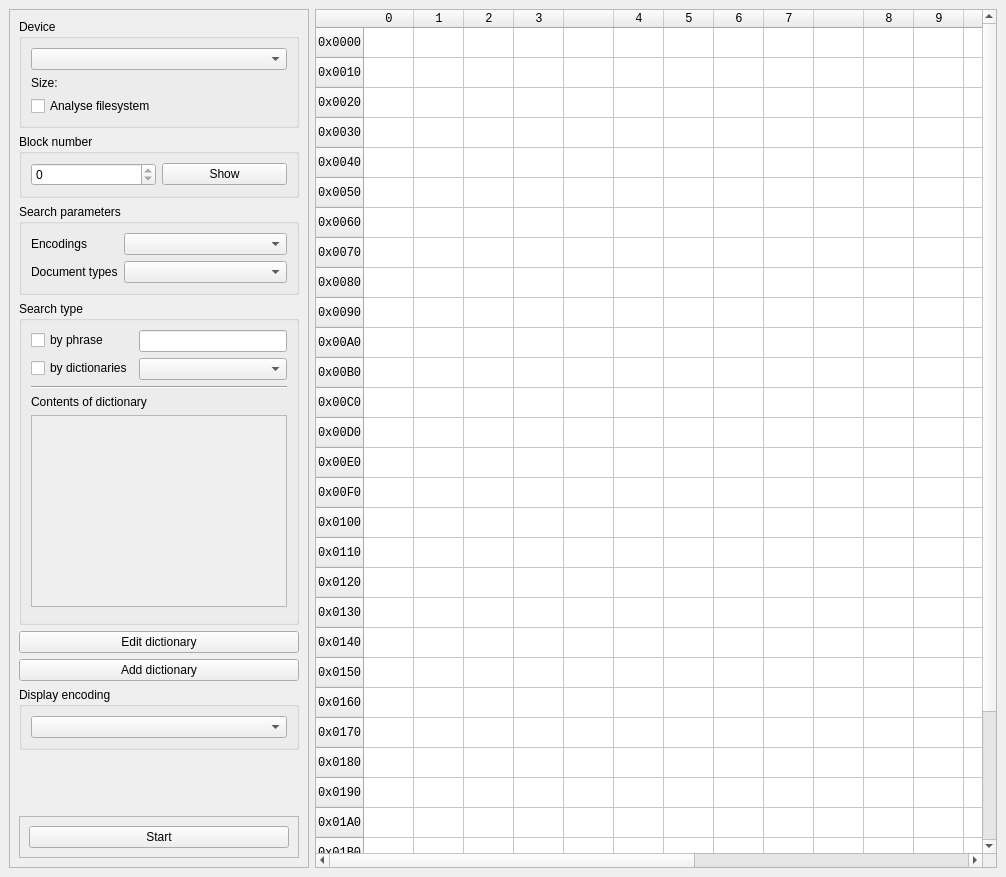
<?xml version="1.0" encoding="UTF-8"?>
<ui version="4.0">
 <class>MainWindow</class>
 <widget class="QMainWindow" name="MainWindow">
  <property name="geometry">
   <rect>
    <x>0</x>
    <y>0</y>
    <width>1006</width>
    <height>877</height>
   </rect>
  </property>
  <property name="windowTitle">
   <string>Diskfind</string>
  </property>
  <widget class="QWidget" name="centralwidget">
   <layout class="QHBoxLayout" name="horizontalLayout_4">
    <item>
     <widget class="QFrame" name="frame_2">
      <property name="sizePolicy">
       <sizepolicy hsizetype="Preferred" vsizetype="Preferred">
        <horstretch>0</horstretch>
        <verstretch>0</verstretch>
       </sizepolicy>
      </property>
      <property name="maximumSize">
       <size>
        <width>16777215</width>
        <height>16777215</height>
       </size>
      </property>
      <property name="frameShape">
       <enum>QFrame::StyledPanel</enum>
      </property>
      <property name="frameShadow">
       <enum>QFrame::Raised</enum>
      </property>
      <layout class="QVBoxLayout" name="verticalLayout_4">
       <item>
        <widget class="QGroupBox" name="groupBox">
         <property name="title">
          <string>Device</string>
         </property>
         <layout class="QVBoxLayout" name="verticalLayout">
          <item>
           <widget class="DevComboBox" name="devSelectCombo"/>
          </item>
          <item>
           <layout class="QHBoxLayout" name="horizontalLayout">
            <item>
             <widget class="QLabel" name="label">
              <property name="text">
               <string>Size:</string>
              </property>
             </widget>
            </item>
            <item>
             <widget class="QLabel" name="devSizeLabel">
              <property name="text">
               <string/>
              </property>
             </widget>
            </item>
           </layout>
          </item>
          <item>
           <widget class="QCheckBox" name="analyseFS">
            <property name="toolTip">
             <string>Tries to retrieve file path to file with searched text.
This option can SIGNIFICANTLY slowdown searching process on large disks.</string>
            </property>
            <property name="text">
             <string>Analyse filesystem</string>
            </property>
           </widget>
          </item>
         </layout>
        </widget>
       </item>
       <item>
        <widget class="QGroupBox" name="groupBox_2">
         <property name="title">
          <string>Block number</string>
         </property>
         <layout class="QHBoxLayout" name="horizontalLayout_2">
          <item>
           <widget class="QSpinBox" name="sectorNumberSpin">
            <property name="minimum">
             <number>0</number>
            </property>
            <property name="maximum">
             <number>0</number>
            </property>
            <property name="value">
             <number>0</number>
            </property>
           </widget>
          </item>
          <item>
           <widget class="QPushButton" name="showSectorButton">
            <property name="text">
             <string>Show</string>
            </property>
           </widget>
          </item>
         </layout>
        </widget>
       </item>
       <item>
        <widget class="QGroupBox" name="groupBox_4">
         <property name="title">
          <string>Search parameters</string>
         </property>
         <layout class="QVBoxLayout" name="verticalLayout_5">
          <item>
           <layout class="QFormLayout" name="formLayout_4">
            <item row="0" column="1">
             <widget class="CheckBoxList" name="cbxEncodings"/>
            </item>
            <item row="0" column="0">
             <widget class="QLabel" name="label_5">
              <property name="text">
               <string>Encodings</string>
              </property>
             </widget>
            </item>
            <item row="1" column="0">
             <widget class="QLabel" name="label_6">
              <property name="text">
               <string>Document types</string>
              </property>
             </widget>
            </item>
            <item row="1" column="1">
             <widget class="CheckBoxList" name="cbxDocTypes"/>
            </item>
           </layout>
          </item>
         </layout>
        </widget>
       </item>
       <item>
        <widget class="QGroupBox" name="groupBox_3">
         <property name="title">
          <string>Search type</string>
         </property>
         <layout class="QVBoxLayout" name="verticalLayout_2">
          <item>
           <layout class="QFormLayout" name="formLayout_3">
            <item row="0" column="1">
             <widget class="QLineEdit" name="searchTextEdit"/>
            </item>
            <item row="0" column="0">
             <widget class="QCheckBox" name="chxUsePhrase">
              <property name="text">
               <string>by phrase</string>
              </property>
             </widget>
            </item>
            <item row="1" column="0">
             <widget class="QCheckBox" name="chxUseDictionary">
              <property name="text">
               <string>by dictionaries</string>
              </property>
             </widget>
            </item>
            <item row="1" column="1">
             <widget class="CheckBoxList" name="cbxDictionary"/>
            </item>
           </layout>
          </item>
          <item>
           <widget class="Line" name="dictLine">
            <property name="orientation">
             <enum>Qt::Horizontal</enum>
            </property>
           </widget>
          </item>
          <item>
           <widget class="QWidget" name="dictContentsWidget" native="true">
            <layout class="QVBoxLayout" name="verticalLayout_3">
             <property name="leftMargin">
              <number>0</number>
             </property>
             <property name="topMargin">
              <number>0</number>
             </property>
             <property name="rightMargin">
              <number>0</number>
             </property>
             <property name="bottomMargin">
              <number>6</number>
             </property>
             <item>
              <layout class="QFormLayout" name="formLayout">
               <property name="fieldGrowthPolicy">
                <enum>QFormLayout::AllNonFixedFieldsGrow</enum>
               </property>
               <item row="0" column="1">
                <widget class="QLabel" name="dictLabel">
                 <property name="text">
                  <string/>
                 </property>
                </widget>
               </item>
               <item row="0" column="0">
                <widget class="QLabel" name="label_4">
                 <property name="text">
                  <string>Contents of dictionary</string>
                 </property>
                </widget>
               </item>
              </layout>
             </item>
             <item>
              <widget class="QListWidget" name="wordsList">
               <property name="enabled">
                <bool>false</bool>
               </property>
               <property name="verticalScrollBarPolicy">
                <enum>Qt::ScrollBarAsNeeded</enum>
               </property>
               <property name="editTriggers">
                <set>QAbstractItemView::NoEditTriggers</set>
               </property>
              </widget>
             </item>
            </layout>
            <zorder>wordsList</zorder>
            <zorder></zorder>
           </widget>
          </item>
         </layout>
        </widget>
       </item>
       <item>
        <widget class="QPushButton" name="editDictButton">
         <property name="text">
          <string>Edit dictionary</string>
         </property>
        </widget>
       </item>
       <item>
        <widget class="QPushButton" name="addDictButton">
         <property name="text">
          <string>Add dictionary</string>
         </property>
        </widget>
       </item>
       <item>
        <widget class="QGroupBox" name="groupBox_5">
         <property name="title">
          <string>Display encoding</string>
         </property>
         <layout class="QVBoxLayout" name="verticalLayout_6">
          <item>
           <layout class="QHBoxLayout" name="horizontalLayout_3">
            <item>
             <widget class="QComboBox" name="dataCoding"/>
            </item>
           </layout>
          </item>
         </layout>
        </widget>
       </item>
       <item>
        <spacer name="verticalSpacer">
         <property name="orientation">
          <enum>Qt::Vertical</enum>
         </property>
         <property name="sizeHint" stdset="0">
          <size>
           <width>20</width>
           <height>40</height>
          </size>
         </property>
        </spacer>
       </item>
       <item>
        <widget class="QFrame" name="frame">
         <property name="frameShape">
          <enum>QFrame::StyledPanel</enum>
         </property>
         <property name="frameShadow">
          <enum>QFrame::Raised</enum>
         </property>
         <layout class="QHBoxLayout" name="horizontalLayout_7">
          <item>
           <widget class="QPushButton" name="toggleSearchButton">
            <property name="text">
             <string>Start</string>
            </property>
           </widget>
          </item>
         </layout>
        </widget>
       </item>
      </layout>
     </widget>
    </item>
    <item>
     <widget class="QTableWidget" name="hexTable">
      <property name="enabled">
       <bool>true</bool>
      </property>
      <property name="sizePolicy">
       <sizepolicy hsizetype="Expanding" vsizetype="Expanding">
        <horstretch>1</horstretch>
        <verstretch>0</verstretch>
       </sizepolicy>
      </property>
      <property name="font">
       <font>
        <family>Monospace</family>
       </font>
      </property>
      <property name="verticalScrollBarPolicy">
       <enum>Qt::ScrollBarAsNeeded</enum>
      </property>
      <property name="horizontalScrollBarPolicy">
       <enum>Qt::ScrollBarAsNeeded</enum>
      </property>
      <property name="editTriggers">
       <set>QAbstractItemView::NoEditTriggers</set>
      </property>
      <property name="selectionMode">
       <enum>QAbstractItemView::NoSelection</enum>
      </property>
      <property name="showGrid">
       <bool>true</bool>
      </property>
      <property name="gridStyle">
       <enum>Qt::SolidLine</enum>
      </property>
      <property name="sortingEnabled">
       <bool>false</bool>
      </property>
      <property name="wordWrap">
       <bool>true</bool>
      </property>
      <property name="cornerButtonEnabled">
       <bool>true</bool>
      </property>
      <attribute name="horizontalHeaderVisible">
       <bool>true</bool>
      </attribute>
      <attribute name="horizontalHeaderCascadingSectionResizes">
       <bool>false</bool>
      </attribute>
      <attribute name="horizontalHeaderDefaultSectionSize">
       <number>50</number>
      </attribute>
      <attribute name="horizontalHeaderHighlightSections">
       <bool>false</bool>
      </attribute>
      <attribute name="horizontalHeaderMinimumSectionSize">
       <number>0</number>
      </attribute>
      <attribute name="horizontalHeaderStretchLastSection">
       <bool>true</bool>
      </attribute>
      <attribute name="verticalHeaderVisible">
       <bool>true</bool>
      </attribute>
      <attribute name="verticalHeaderCascadingSectionResizes">
       <bool>false</bool>
      </attribute>
      <attribute name="verticalHeaderMinimumSectionSize">
       <number>30</number>
      </attribute>
      <attribute name="verticalHeaderShowSortIndicator" stdset="0">
       <bool>false</bool>
      </attribute>
      <attribute name="verticalHeaderStretchLastSection">
       <bool>false</bool>
      </attribute>
      <row>
       <property name="text">
        <string notr="true">0x0000</string>
       </property>
      </row>
      <row>
       <property name="text">
        <string notr="true">0x0010</string>
       </property>
      </row>
      <row>
       <property name="text">
        <string notr="true">0x0020</string>
       </property>
      </row>
      <row>
       <property name="text">
        <string notr="true">0x0030</string>
       </property>
      </row>
      <row>
       <property name="text">
        <string notr="true">0x0040</string>
       </property>
      </row>
      <row>
       <property name="text">
        <string notr="true">0x0050</string>
       </property>
      </row>
      <row>
       <property name="text">
        <string notr="true">0x0060</string>
       </property>
      </row>
      <row>
       <property name="text">
        <string notr="true">0x0070</string>
       </property>
      </row>
      <row>
       <property name="text">
        <string notr="true">0x0080</string>
       </property>
      </row>
      <row>
       <property name="text">
        <string notr="true">0x0090</string>
       </property>
      </row>
      <row>
       <property name="text">
        <string notr="true">0x00A0</string>
       </property>
      </row>
      <row>
       <property name="text">
        <string notr="true">0x00B0</string>
       </property>
      </row>
      <row>
       <property name="text">
        <string notr="true">0x00C0</string>
       </property>
      </row>
      <row>
       <property name="text">
        <string notr="true">0x00D0</string>
       </property>
      </row>
      <row>
       <property name="text">
        <string notr="true">0x00E0</string>
       </property>
      </row>
      <row>
       <property name="text">
        <string notr="true">0x00F0</string>
       </property>
      </row>
      <row>
       <property name="text">
        <string notr="true">0x0100</string>
       </property>
      </row>
      <row>
       <property name="text">
        <string notr="true">0x0110</string>
       </property>
      </row>
      <row>
       <property name="text">
        <string notr="true">0x0120</string>
       </property>
      </row>
      <row>
       <property name="text">
        <string notr="true">0x0130</string>
       </property>
      </row>
      <row>
       <property name="text">
        <string notr="true">0x0140</string>
       </property>
      </row>
      <row>
       <property name="text">
        <string notr="true">0x0150</string>
       </property>
      </row>
      <row>
       <property name="text">
        <string notr="true">0x0160</string>
       </property>
      </row>
      <row>
       <property name="text">
        <string notr="true">0x0170</string>
       </property>
      </row>
      <row>
       <property name="text">
        <string notr="true">0x0180</string>
       </property>
      </row>
      <row>
       <property name="text">
        <string notr="true">0x0190</string>
       </property>
      </row>
      <row>
       <property name="text">
        <string notr="true">0x01A0</string>
       </property>
      </row>
      <row>
       <property name="text">
        <string notr="true">0x01B0</string>
       </property>
      </row>
      <row>
       <property name="text">
        <string notr="true">0x01C0</string>
       </property>
      </row>
      <row>
       <property name="text">
        <string notr="true">0x01D0</string>
       </property>
      </row>
      <row>
       <property name="text">
        <string notr="true">0x01E0</string>
       </property>
      </row>
      <row>
       <property name="text">
        <string notr="true">0x01F0</string>
       </property>
      </row>
      <column>
       <property name="text">
        <string notr="true">0</string>
       </property>
      </column>
      <column>
       <property name="text">
        <string notr="true">1</string>
       </property>
      </column>
      <column>
       <property name="text">
        <string notr="true">2</string>
       </property>
      </column>
      <column>
       <property name="text">
        <string notr="true">3</string>
       </property>
      </column>
      <column>
       <property name="text">
        <string notr="true"/>
       </property>
      </column>
      <column>
       <property name="text">
        <string notr="true">4</string>
       </property>
      </column>
      <column>
       <property name="text">
        <string notr="true">5</string>
       </property>
      </column>
      <column>
       <property name="text">
        <string notr="true">6</string>
       </property>
      </column>
      <column>
       <property name="text">
        <string notr="true">7</string>
       </property>
      </column>
      <column>
       <property name="text">
        <string notr="true"/>
       </property>
      </column>
      <column>
       <property name="text">
        <string notr="true">8</string>
       </property>
      </column>
      <column>
       <property name="text">
        <string notr="true">9</string>
       </property>
      </column>
      <column>
       <property name="text">
        <string notr="true">A</string>
       </property>
      </column>
      <column>
       <property name="text">
        <string notr="true">B</string>
       </property>
      </column>
      <column>
       <property name="text">
        <string notr="true"/>
       </property>
      </column>
      <column>
       <property name="text">
        <string notr="true">C</string>
       </property>
      </column>
      <column>
       <property name="text">
        <string notr="true">D</string>
       </property>
      </column>
      <column>
       <property name="text">
        <string notr="true">E</string>
       </property>
      </column>
      <column>
       <property name="text">
        <string notr="true">F</string>
       </property>
      </column>
      <column>
       <property name="text">
        <string notr="true"/>
       </property>
      </column>
      <column>
       <property name="text">
        <string>Data</string>
       </property>
      </column>
      <item row="0" column="20">
       <property name="text">
        <string/>
       </property>
      </item>
     </widget>
    </item>
   </layout>
  </widget>
  <widget class="QMenuBar" name="menubar">
   <property name="geometry">
    <rect>
     <x>0</x>
     <y>0</y>
     <width>1006</width>
     <height>23</height>
    </rect>
   </property>
  </widget>
 </widget>
 <customwidgets>
  <customwidget>
   <class>CheckBoxList</class>
   <extends>QComboBox</extends>
   <header location="global">checkboxlist.h</header>
  </customwidget>
  <customwidget>
   <class>DevComboBox</class>
   <extends>QComboBox</extends>
   <header location="global">devcombobox.h</header>
  </customwidget>
 </customwidgets>
 <tabstops>
  <tabstop>devSelectCombo</tabstop>
  <tabstop>analyseFS</tabstop>
  <tabstop>sectorNumberSpin</tabstop>
  <tabstop>showSectorButton</tabstop>
  <tabstop>cbxEncodings</tabstop>
  <tabstop>cbxDocTypes</tabstop>
  <tabstop>chxUsePhrase</tabstop>
  <tabstop>searchTextEdit</tabstop>
  <tabstop>chxUseDictionary</tabstop>
  <tabstop>cbxDictionary</tabstop>
  <tabstop>wordsList</tabstop>
  <tabstop>dataCoding</tabstop>
  <tabstop>toggleSearchButton</tabstop>
  <tabstop>hexTable</tabstop>
 </tabstops>
 <resources/>
 <connections/>
</ui>
